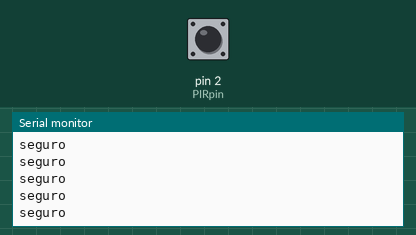
The sketch below on a simulated Arduino Uno, built with avr-gcc and run on an emulated ATmega328P. On the bench: the last lines printed to the serial monitor. The test bench sets the inputs (shaded band); at power-on: pin 2 (PIRpin) LOW.

Above: at 1.2 s.
1.3 s: pin 2 (PIRpin) driven HIGH
At 2.0 s:
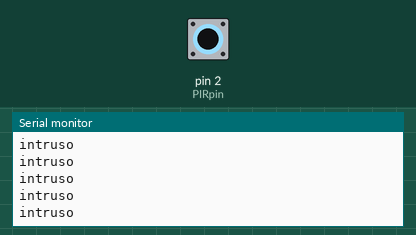
3.2 s: pin 2 (PIRpin) pulsed LOW 2 times (0.12 s each, 0.3 s apart)
6.8 s: pin 2 (PIRpin) pulsed LOW 5 times (0.12 s each, 0.3 s apart)
11.3 s: pin 2 (PIRpin) driven LOW
At 12.2 s:
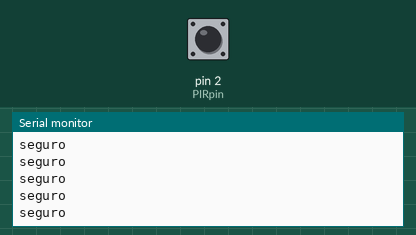
14.3 s: pin 2 (PIRpin) driven HIGH
At 15.1 s:
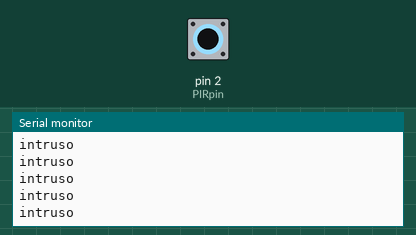
20.3 s: pin 2 (PIRpin) driven LOW
At 21.1 s:
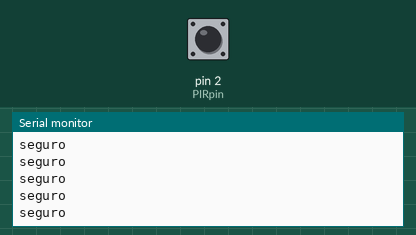

Measured:
- after the input at 1.3 s, the serial monitor: prints a new line after 0.07 s (image 1)
- after the input at 11.3 s, the serial monitor: prints a new line after 0.07 s (image 2)
- after the input at 20.3 s, the serial monitor: prints a new line after 0.07 s (image 4)

The sketch:

t16.ino
```cpp
const int PIRpin = 2;//pin 2 asignado

void setup() {

 Serial.begin(9200);//enlase puerto serial
 pinMode(2,INPUT);//pin 2 es salida

}

void loop() {
 int valor = digitalRead(PIRpin);//lee la variable que tenga PIRpin

  if(valor == HIGH){

    Serial.println("intruso");//imprime intruso

  }else{

    Serial.println("seguro");//imprime seguro

  }

}
```
